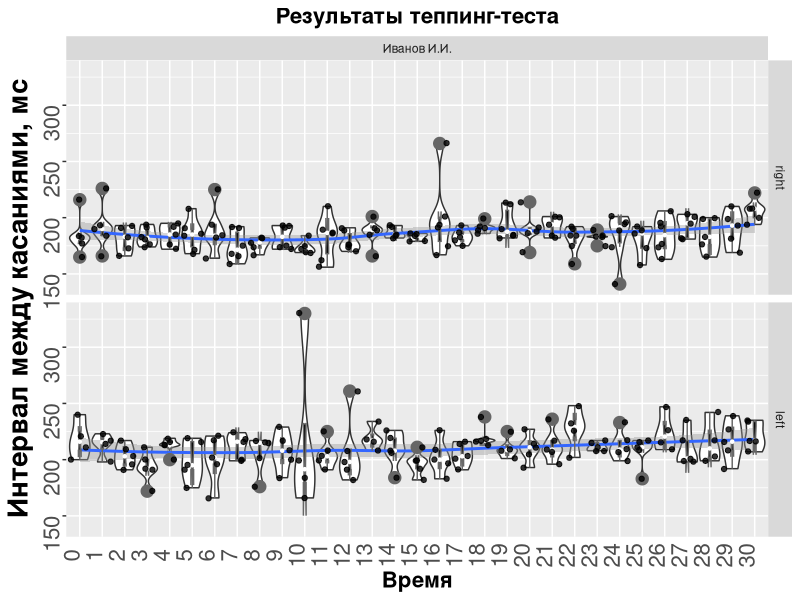
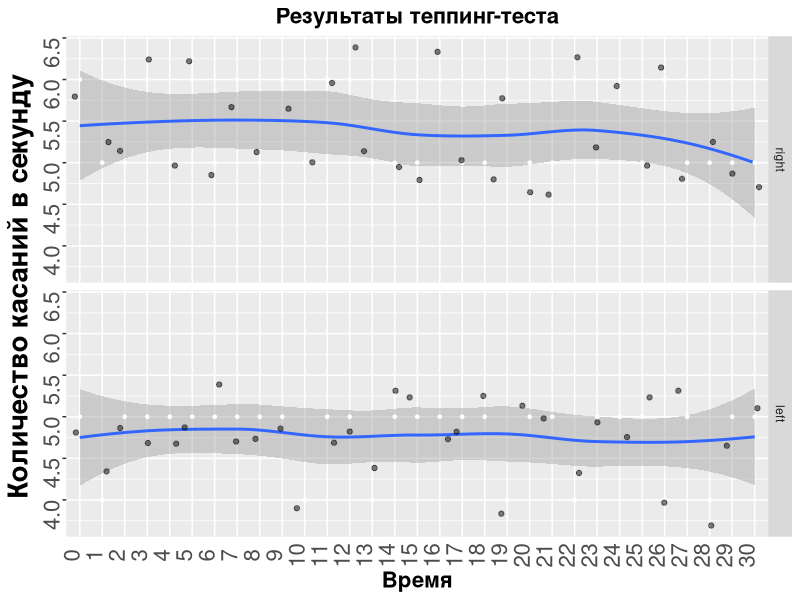
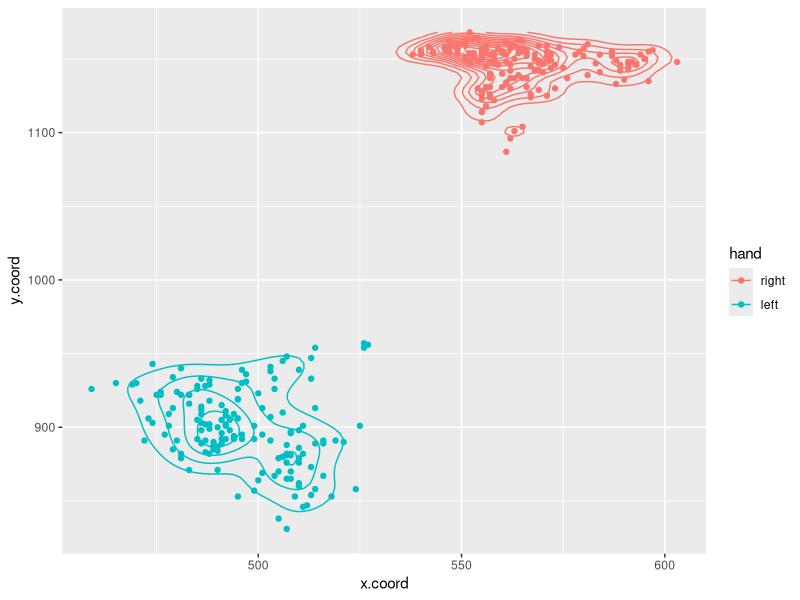

Write R code to recreate these figures, in order.
library(tidyverse)
d = read.csv("result.csv", sep = ";", encoding = "UTF-8", header = F)
names(d) <- c("session","name", "time","curr.time","x.coord","y.coord", "hand")
d$time <- as.numeric(d$time)
d$session <- as.character(d$session)
d$x.coord <- as.numeric(d$x.coord)
d$y.coord <- as.numeric(d$y.coord)
d$hand <- factor(d$hand, levels = c("right","left"))

d$tick <- c(NA, diff(d$time))
d$tick[c(0, diff(d$curr.time)) < 0] <- NA # через дифф ищем смену в текущем времени с 0 на 5, там же сглаживаем провалы в тиках при помощи NA

d$time     <- as.integer(d$time/1000)
d$datetime <- as.POSIXct(d$time, origin="1970-01-01")
d$datetime <- format(d$datetime, format="%H:%M:%S")

##########################################################################################
# Интервал между касаниями
ggplot(d, aes(x=factor(curr.time), y=tick)) +
  geom_violin(scale="width") +
  geom_smooth(method = "loess", se=TRUE, aes(group=1)) +
  geom_boxplot(width=.12, fill=I("black"), notch=T, outlier.size=NA, col="grey40") +
  stat_summary(fun.y="median", geom="point", shape=20, col="white") +
  ggtitle("Результаты теппинг-теста") +
  labs(x="Время", y="Интервал между касаниями, мс") +
  facet_grid(hand~name) +
  theme(legend.position="none",
        axis.text=element_text(size=12),
        axis.title=element_text(size=16,face="bold")) +
  scale_fill_brewer() + geom_jitter(alpha = 0.8) +
  theme(plot.title = element_text(size=16, face='bold', hjust=0.5),
        axis.text.x=element_text(angle=90, vjust=0, size=16),
        axis.ticks.x=element_blank(),
        axis.title.y = element_text(face="bold", size=20),
        axis.text.y  = element_text(angle=90, vjust=0, size=16))

sprintf("%.2f±%.2f", mean(d$tick[d$hand=="right"], na.rm = T), sd(d$tick[d$hand=="right"], na.rm = T))
sprintf("%.2f±%.2f", mean(d$tick[d$hand=="left"], na.rm = T),  sd(d$tick[d$hand=="right"], na.rm = T))

##########################################################################################
# Количество касаний в секунду
d %>% group_by(curr.time, hand) %>% summarise(n = n()) -> res

ggplot(res, aes(x=factor(curr.time), y=n)) +
  geom_violin(scale="width") +
  geom_smooth(method = "loess", se=TRUE, aes(group=1)) +
  geom_boxplot(width=.12, fill=I("black"), notch=T, outlier.size=NA, col="grey40") +
  stat_summary(fun.y="median", geom="point", shape=20, col="white") +
  ggtitle("Результаты теппинг-теста") +
  labs(x="Время", y="Количество касаний в секунду") +
  facet_grid(hand~.) +
  theme(legend.position="none",
        axis.text=element_text(size=12),
        axis.title=element_text(size=16,face="bold")) +
  scale_fill_brewer() + geom_jitter(alpha = 0.5) +
  theme(plot.title = element_text(size=16, face='bold', hjust=0.5),
        axis.text.x=element_text(angle=90, vjust=0, size=16),
        axis.ticks.x=element_blank(),
        axis.title.y = element_text(face="bold", size=20),
        axis.text.y  = element_text(angle=90, vjust=0, size=16))

sprintf("%.2f±%.2f", mean(res$n[res$hand=="right"], na.rm = T), sd(res$n[res$hand=="right"], na.rm = T))
sprintf("%.2f±%.2f", mean(res$n[res$hand=="left"], na.rm = T),  sd(res$n[res$hand=="right"], na.rm = T))
##########################################################################################
# Коэффициент силы нервной системы (КСНС):
d %>% group_by(hand, curr.time) %>% summarise(n = n(), time = mean(time)) -> res
res %>% summarise(KSNS=(sum(n-n[curr.time==0]))/sum(n[curr.time==0]*100))

##########################################################################################
# Коэффициент функциональной асимметрии по работоспособности левой и правой рук:
d %>% group_by(hand, curr.time) %>% summarise(n = n()) %>% ungroup(hand, curr.time) -> res
res %>% summarise(KFa = (sum(n[hand=="right"])-sum(n[hand=="left"]))/(sum(n[hand=="right"])+sum(n[hand=="left"]))*100)

##########################################################################################
ggplot(d, aes(x = x.coord, y = y.coord, color = hand)) + geom_point() + geom_density_2d()












